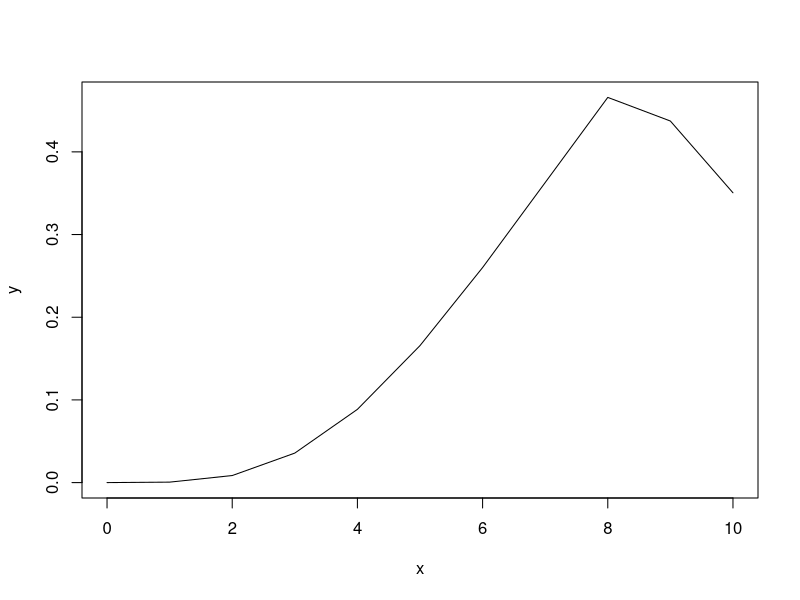

The R script that drew this image:
## ---- chunk 1
x <- 0:10

y <- pchisq(x, df = 9)

# any value greater than 0.5 is subtracted from 1
y[y > 0.5] <- 1 - y[y > 0.5]

plot(x,y,type="l")
## ---- chunk 2
drinks <- c(3, 8, 15, 7, 5, 20, 18, 8, 10, 12)
## ---- chunk 3
# sum all values for total number
N <- sum(drinks)

# get length of vector for categories
cats <- length(drinks)

# repeat calculation same number of times as length
exp_drinks <- rep(N/cats, cats)

exp_drinks
## ---- chunk 4
chi_vals <- ((drinks - exp_drinks)^2)/exp_drinks

chi_vals
## ---- chunk 5
sum(chi_vals)
## ---- chunk 6
chi_vals |> 
  # get chi statistic
  sum() |> 
  # get p value
  pchisq(df = length(chi_vals) - 1,
         # looking RIGHT
         lower.tail = F)
## ---- chunk 7
chisq.test(drinks)
## ---- chunk 8
data <- matrix(data = c(3,10,9,2), nrow = 2, ncol = 2, byrow = T)

colnames(data) <- c("R", "No R")
rownames(data) <- c("Non-biology", "Biology")

data
## ---- chunk 9
# total datapoints
N <- sum(data)

expected <- matrix(data = c(0.25*N,0.25*N,0.25*N,0.25*N), nrow = 2, ncol = 2, byrow = T)

colnames(expected) <- c("R", "No R")
rownames(expected) <- c("Non-biology", "Biology")

expected
## ---- chunk 10
o_e <- data - expected

o_e
## ---- chunk 11
o_e2 <- o_e^2

o_e2
## ---- chunk 12
chi_matrix <- o_e2/expected

chi_matrix
## ---- chunk 13
sum(chi_matrix)
## ---- chunk 14
chi_matrix |> 
  # get chi statistic
  sum() |> 
  pchisq(df = 1,
         # looking RIGHT
         lower.tail = F)
## ---- chunk 15
chi_matrix |> 
  sum() |> 
  pchisq(df = 1, lower.tail = F) |> 
  round(3)
## ---- chunk 16
data_colsums <- colSums(data)
data_rowsums <- rowSums(data)
N <- sum(data)

expected <- matrix(data = c(data_colsums[1]*data_rowsums[1],
                            data_colsums[2]*data_rowsums[1],
                            data_colsums[1]*data_rowsums[2],
                            data_colsums[2]*data_rowsums[2]),
                   nrow = 2, ncol = 2, byrow = T)

# divide by total number
expected <- expected/N

colnames(expected) <- colnames(data)
rownames(expected) <- rownames(data)

expected
## ---- chunk 17
e_o2 <- ((data - expected)^2)/expected

sum(e_o2)
## ---- chunk 18
e_o2 |> 
  sum() |> 
  round(2)
## ---- chunk 19
data
## ---- chunk 20
chi_data <- chisq.test(data, correct = F)

chi_data
## ---- chunk 21
chi_data$p.value |> 
  round(3)
## ---- chunk 22
chisq.test(data)
## ---- chunk 23
stats_students = matrix(data = c(8,1,3,5),
                        byrow = T, ncol = 2, nrow = 2)

stats_students
## ---- chunk 24
fisher.test(stats_students)
